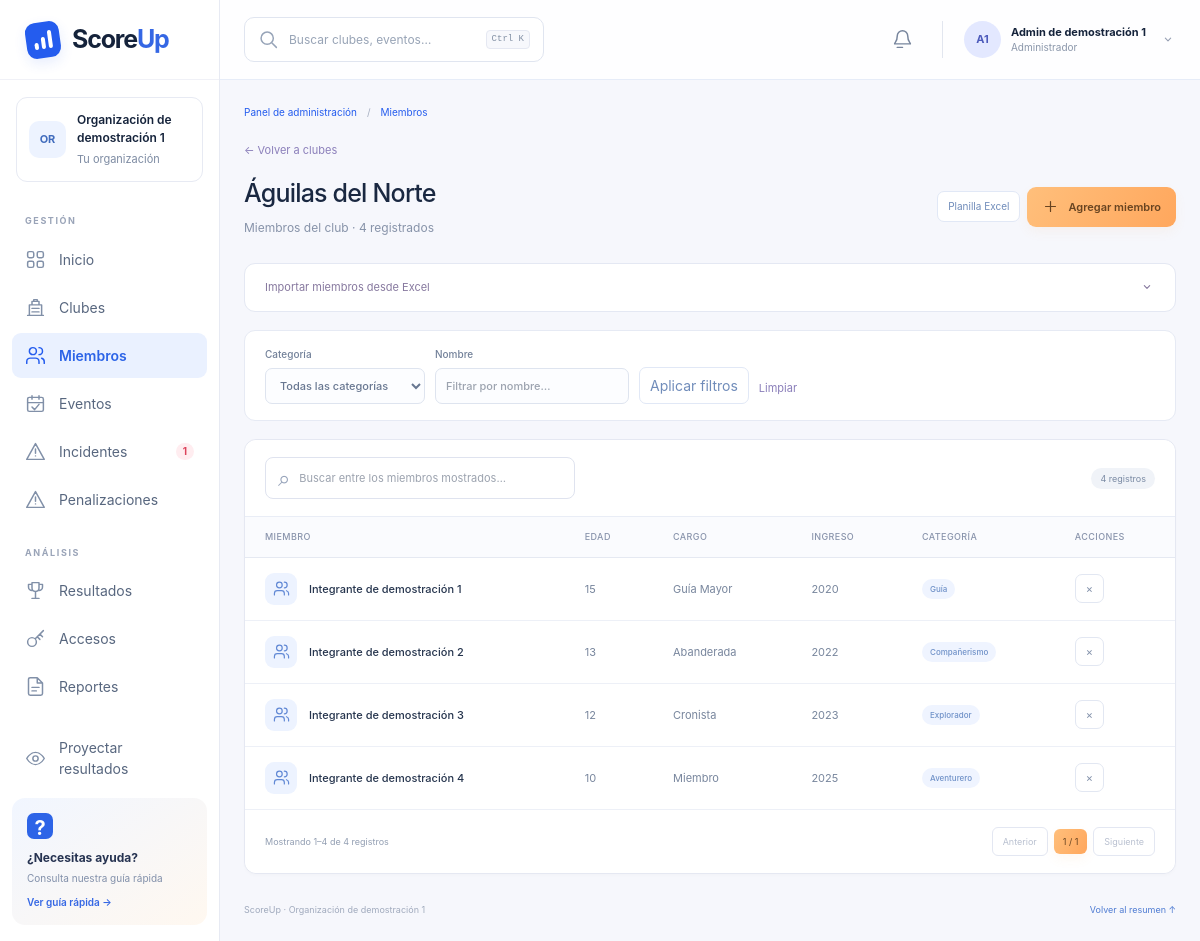
The app's page /admin/clubes/club-2/miembros (signed in) with its own data.
### tables this page shows
CREATE TABLE organizaciones (
    id TEXT PRIMARY KEY, nombre TEXT NOT NULL, fecha_creacion TEXT
);

CREATE TABLE users (
    id TEXT PRIMARY KEY, organizacion_id TEXT NOT NULL, nombre TEXT NOT NULL,
    username TEXT NOT NULL, password TEXT NOT NULL, rol TEXT NOT NULL,
    evento_id TEXT, club_id TEXT
);

CREATE TABLE clubs (
    id TEXT PRIMARY KEY, nombre TEXT NOT NULL, organizacion_id TEXT NOT NULL,
    miembros TEXT NOT NULL
);

### app.py (the view)
@app.route("/admin/clubes/<club_id>/miembros", methods=["GET"])
def admin_club_miembros(club_id):
    user = require_rol("admin")
    club = find(DB, "clubs", "id", club_id)
    if not club or club.organizacion_id != user.organizacion_id:
        abort(404)
    q = request.args.get("q", "").strip().lower()
    cat = request.args.get("cat", "")
    lista = club.miembros
    if q:
        lista = [m for m in lista if q in m.nombre.lower()]
    if cat:
        lista = [m for m in lista if m.categoria == cat]
    return render_template("admin/club_miembros.html", user=user, db=db_org(user), club=club,
                           lista=lista, fmt_fecha=fmt_fecha)

### app.py (called while the page is built, shortened)
@app.before_request
def _abrir_transaccion():
    global DB
    _db_lock.acquire()
    g.db_locked = True
    g.connection = persist.connect()
    g.connection.execute("BEGIN IMMEDIATE" if request.method == "POST" else "BEGIN")
    DB = persist.load(g.connection)
    user = current_user()
    if request.path.startswith(("/admin", "/staff")) or request.path == "/director":
        if user is None:
            return redirect(url_for("login"))

@app.after_request
def _confirmar_transaccion(response):
    conn = g.get("connection")
    if conn is not None:
        if request.method == "POST" and response.status_code < 400:
            persist.save(DB, conn)
            conn.commit()
        else:
            conn.rollback()
    response.headers["X-Content-Type-Options"] = "nosniff"
    response.headers["Referrer-Policy"] = "same-origin"
    response.headers["Cache-Control"] = "no-store"
    return response

@app.teardown_request
def _cerrar_transaccion(exc=None):
    conn = g.pop("connection", None)
    if conn is not None:
        conn.rollback()
        conn.close()
    if g.pop("db_locked", False):
        _db_lock.release()

def _eventos_org(user):
    return [e for e in DB["eventos"] if e.organizacion_id == user.organizacion_id]

def _clubs_org(user):
    return [c for c in DB["clubs"] if c.organizacion_id == user.organizacion_id]

def current_user():
    uid = session.get("user_id")
    if not uid:
        return None
    return find(DB, "users", "id", uid)

def require_rol(*roles):
    user = current_user()
    if user is None:
        return redirect(url_for("login"))
    if user.rol not in roles:
        abort(403)
    return user

@app.before_request
def _proteger_uploads_antiguos():
    if request.path.startswith("/static/uploads/"):
        return evidencia(request.path.rsplit("/", 1)[-1])

### calc.py (called while the page is built)
def find(db, kind, key, value):
    for item in db[kind]:
        if getattr(item, key) == value:
            return item
    return None

### persist.py (called while the page is built)
def connect():
    conn = sqlite3.connect(DB_PATH, timeout=30)
    conn.row_factory = sqlite3.Row
    return conn

def _hash_pw(password):
    if password and password.startswith(("scrypt:", "pbkdf2:")):
        return password
    return generate_password_hash(password or "")

### templates/admin/club_miembros.html (shortened to what this page needs)
{% extends 'admin/layout.html' %}
{% from 'admin/icons.html' import icon %}
{% set active = 'miembros' %}
{% block content %}
<a href="{{ url_for('admin_clubes') }}" class="mg-back">← Volver a clubes</a>
<div class="mg-page-heading"><div><h1>{{ club.nombre }}</h1><p>Miembros del club · {{ club.miembros|length }} registrados</p></div><div class="mg-row-actions"><a class="mg-small-button" href="{{ url_for('plantilla_miembros') }}">Planilla Excel</a><details class="mg-create"><summary class="admin-button">{{ icon('plus') }} Agregar miembro</summary></details></div></div>
<details class="mg-import"><summary>Importar miembros desde Excel {{ icon('chevron') }}</summary></details>
<form method="get" class="mg-filter-bar"><label>Categoría<select name="cat"><option value="">Todas las categorías</option>{% for c in ['Aventurero','Explorador','Compañerismo','Guía'] %}<option value="{{ c }}" {% if request.args.get('cat') == c %}selected{% endif %}>{{ c }}</option>{% endfor %}</select></label><label>Nombre<input name="q" value="{{ request.args.get('q','') }}" placeholder="Filtrar por nombre…"></label><button class="mg-small-button" type="submit">Aplicar filtros</button><a class="mg-back" href="{{ url_for('admin_club_miembros',club_id=club.id) }}">Limpiar</a></form>
<section class="mg-table-card"><div class="mg-table-scroll"><table class="mg-table" data-search-label="Buscar entre los miembros mostrados…"><thead><tr><th>Miembro</th><th>Edad</th><th>Cargo</th><th>Ingreso</th><th>Categoría</th><th>Acciones</th></tr></thead><tbody>{% for m in lista %}<tr><td><div class="mg-entity"><span class="mg-entity-icon">{{ icon('miembros') }}</span><strong>{{ m.nombre }}</strong></div></td><td>{{ m.edad if m.edad is not none else '—' }}</td><td>{{ m.cargo or 'Miembro' }}</td><td>{{ m.anio_ingreso or '—' }}</td><td><span class="mg-badge">{{ m.categoria }}</span></td><td><form method="post" action="{{ url_for('admin_club_miembro_eliminar',club_id=club.id,miembro_id=m.id) }}" data-confirm="¿Quitar a {{ m.nombre }} del club?"><input type="hidden" name="csrf_token" value="{{ csrf_token() }}"><button class="mg-icon-button is-danger" type="submit" aria-label="Eliminar {{ m.nombre }}" title="Eliminar miembro">×</button></form></td></tr>{% endfor %}</tbody></table></div>{% if not lista %}<div class="mg-empty">No hay miembros que coincidan con los filtros.</div>{% endif %}</section>
{% endblock %}

### templates/admin/layout.html (shortened to what this page needs)
{% from 'admin/icons.html' import icon %}
<!doctype html>
<html lang="es">
<head>
  <link rel="stylesheet" href="{{ url_for('static', filename='admin-utilities.css') }}">
  <link rel="stylesheet" href="{{ url_for('static', filename='admin.css') }}">
  <link rel="stylesheet" href="{{ url_for('static', filename='admin-management.css') }}">
  <link rel="stylesheet" href="{{ url_for('static', filename='panel-theme.css') }}">
  <link rel="stylesheet" href="{{ url_for('static', filename='mobile-panels.css') }}">
</head>
<body class="admin-shell" data-panel-theme>
  <aside class="admin-sidebar" id="admin-sidebar">
    <a class="admin-brand" href="{{ url_for('panel_admin') }}"><span class="admin-brand-icon"><i></i><i></i><i></i></span><span>Score<span>Up</span></span></a>
    <div class="admin-org"><span class="admin-avatar">{{ admin_shell.organizacion.nombre[:2]|upper }}</span><div><strong>{{ admin_shell.organizacion.nombre }}</strong><small>Tu organización</small></div></div>
    <nav aria-label="Administración">
      {% for grupo, items in [('GESTIÓN',[('dashboard','Inicio'),('clubes','Clubes'),('miembros','Miembros'),('eventos','Eventos'),('incidentes','Incidentes'),('penalizaciones','Penalizaciones')]),('ANÁLISIS',[('resultados','Resultados'),('usuarios','Accesos'),('reportes','Reportes')])] %}
      <p class="admin-nav-label">{{ grupo }}</p>
      {% for key, label in items %}<a class="admin-nav-link {{ 'is-active' if active == key else '' }}" href="{{ url_for('panel_admin' if key == 'dashboard' else 'admin_' ~ key) }}" {% if active == key %}aria-current="page"{% endif %}>{{ icon(key) }}<span>{{ label }}</span>{% if key == 'incidentes' and admin_shell.incidentes_abiertos %}<b class="admin-nav-count is-red">{{ admin_shell.incidentes_abiertos }}</b>{% elif key == 'reportes' and correcciones_pendientes %}<b class="admin-nav-count">{{ correcciones_pendientes }}</b>{% endif %}</a>{% endfor %}
      {% endfor %}
      <a class="admin-nav-link admin-projector" href="{{ url_for('admin_mostrar_resultado') }}">{{ icon('eye') }}<span>Proyectar resultados</span></a>
    </nav>
    <details class="admin-help"><summary><span>?</span><strong>¿Necesitas ayuda?</strong><small>Consulta nuestra guía rápida</small><b>Ver guía rápida →</b></summary></details>
  </aside>
  <div class="admin-workspace">
    <header class="admin-topbar">
      <div class="admin-search" role="search">{{ icon('search') }}<input id="admin-search-input" type="search" placeholder="Buscar clubes, eventos…" autocomplete="off" aria-controls="admin-search-results" aria-expanded="false"><kbd>Ctrl K</kbd></div>
      <div class="admin-topbar-right"><a class="admin-notifications" href="{{ url_for('admin_reportes', tipo='correcciones') }}" aria-label="Correcciones pendientes: {{ correcciones_pendientes }}">{{ icon('bell') }}{% if correcciones_pendientes %}<b>{{ correcciones_pendientes }}</b>{% endif %}</a><details class="admin-user-menu"><summary><span class="admin-avatar">{{ user.nombre[0]|upper }}{{ user.nombre.split()[-1][0]|upper if user.nombre.split()|length > 1 else '' }}</span><span><strong>{{ user.nombre }}</strong><small>Administrador</small></span>{{ icon('chevron') }}</summary><div><p>Sesión de administrador</p><a href="{{ url_for('logout') }}">Cerrar sesión →</a></div></details></div>
    </header>
    <main class="admin-main">
      <div class="admin-breadcrumb"><a href="{{ url_for('panel_admin') }}">Panel de administración</a><span>/</span><span>{{ {'dashboard':'Inicio','clubes':'Clubes','miembros':'Miembros','eventos':'Eventos','incidentes':'Incidentes','penalizaciones':'Penalizaciones','usuarios':'Accesos','resultados':'Resultados','reportes':'Reportes'}.get(active, 'Gestión') }}</span></div>
      <div class="{{ 'admin-management' if active != 'dashboard' else '' }}">{% block content %}{% endblock %}</div>
      {% if active != 'dashboard' %}<footer class="admin-management-footer"><span>ScoreUp · {{ admin_shell.organizacion.nombre }}</span><a href="{{ url_for('panel_admin') }}">Volver al resumen ↑</a></footer>{% endif %}
    </main>
  </div>
</body>
</html>

### static/admin-utilities.css (style rules this page uses)
*,:after,:before { --tw-border-spacing-x:0;--tw-border-spacing-y:0;--tw-translate-x:0;--tw-translate-y:0;--tw-rotate:0;--tw-skew-x:0;--tw-skew-y:0;--tw-scale-x:1;--tw-scale-y:1;--tw-pan-x: ;--tw-pan-y: ;--tw-pinch-zoom: ;--tw-scroll-snap-strictness:proximity;--tw-gradient-from-position: ;--tw-gradient-via-position: ;--tw-gradient-to-position: ;--tw-ordinal: ;--tw-slashed-zero: ;--tw-numeric-figure: ;--tw-numeric-spacing: ;--tw-numeric-fraction: ;--tw-ring-inset: ;--tw-ring-offset-width:0px;--tw-ring-offset-color:#fff;--tw-ring-color:rgba(59,130,246,.5);--tw-ring-offset-shadow:0 0 #0000;--tw-ring-shadow:0 0 #0000;--tw-shadow:0 0 #0000;--tw-shadow-colored:0 0 #0000;--tw-blur: ;--tw-brightness: ;--tw-contrast: ;--tw-grayscale: ;--tw-hue-rotate: ;--tw-invert: ;--tw-saturate: ;--tw-sepia: ;--tw-drop-shadow: ;--tw-backdrop-blur: ;--tw-backdrop-brightness: ;--tw-backdrop-contrast: ;--tw-backdrop-grayscale: ;--tw-backdrop-hue-rotate: ;--tw-backdrop-invert: ;--tw-backdrop-opacity: ;--tw-backdrop-saturate: ;--tw-backdrop-sepia: ;--tw-contain-size: ;--tw-contain-layout: ;--tw-contain-paint: ;--tw-contain-style: }
*,:after,:before { box-sizing:border-box;border:0 solid #e5e7eb }
:after,:before { --tw-content:"" }
:host,html { line-height:1.5;-webkit-text-size-adjust:100%;-moz-tab-size:4;-o-tab-size:4;tab-size:4;font-family:ui-sans-serif,system-ui,sans-serif,Apple Color Emoji,Segoe UI Emoji,Segoe UI Symbol,Noto Color Emoji;font-feature-settings:normal;font-variation-settings:normal;-webkit-tap-highlight-color:transparent }
body { margin:0;line-height:inherit }
h1,h2,h3,h4,h5,h6 { font-size:inherit;font-weight:inherit }
a { color:inherit;text-decoration:inherit }
b,strong { font-weight:bolder }
code,kbd,pre,samp { font-family:ui-monospace,SFMono-Regular,Menlo,Monaco,Consolas,Liberation Mono,Courier New,monospace;font-feature-settings:normal;font-variation-settings:normal;font-size:1em }
small { font-size:80% }
table { text-indent:0;border-color:inherit;border-collapse:collapse }
button,input,optgroup,select,textarea { font-family:inherit;font-feature-settings:inherit;font-variation-settings:inherit;font-size:100%;font-weight:inherit;line-height:inherit;letter-spacing:inherit;color:inherit;margin:0;padding:0 }
button,select { text-transform:none }
button,input:where([type=button]),input:where([type=reset]),input:where([type=submit]) { -webkit-appearance:button;background-color:transparent;background-image:none }
[type=search] { -webkit-appearance:textfield;outline-offset:-2px }
summary { display:list-item }
blockquote,dd,dl,figure,h1,h2,h3,h4,h5,h6,hr,p,pre { margin:0 }
input::placeholder,textarea::placeholder { opacity:1;color:#9ca3af }
[role=button],button { cursor:pointer }

### static/panel-theme.css (style rules this page uses)
:root { --panel-blue:#245cee; --panel-blue-dark:#214fcf; --panel-orange:#ffb16a; --panel-soft:#eef4ff; --panel-scroll:0%; }
[data-panel-theme]::before { content:""; position:fixed; top:0; left:0; width:var(--panel-scroll); height:3px; background:linear-gradient(90deg,#ffca91,#ffab61); z-index:90; pointer-events:none; }
.admin-shell { --admin-purple:#245cee; background:#f5f8ff; }
.staff-logo,.admin-brand-icon { background:#245cee; box-shadow:0 5px 13px #245cee1c; }
.staff-nav a.is-active,.admin-nav-link.is-active { background:#eaf1ff; color:#2c64e7; }
.staff-avatar,.admin-avatar { background:#edf3ff; color:#416cbd; }
.staff-sidebar-note,.admin-help { background:linear-gradient(145deg,#f1f6ff,#fff8f0); border-color:#e4ebfb; }
.admin-help summary>span { background:#2d64e7; }
.admin-help b,.admin-brand>span>span { color:#3567e4; }
.staff-topbar,.admin-topbar { background:#ffffffee; border-color:#e6ecf8; }
.staff-button:not(.is-secondary):not(.is-rose):not(.is-amber),.admin-button:not(.is-secondary),.mg-current-page { background:linear-gradient(120deg,#ffbf7b,#ffa75d)!important; color:#684421!important; border-color:#ffba77; box-shadow:0 5px 12px #ef9b4b12; }
.admin-management .text-cyan-700,.admin-shell .text-cyan-700,.admin-management-footer a { color:#4e7bd2; }
.mg-badge { background:#eff4ff; color:#6f91c8; }
.mg-entity-icon { background:#edf3ff; color:#6289d5; }
.mg-small-button { color:#708cba; border-color:#e1e8f6; }
.admin-main,.staff-main { scroll-behavior:smooth; }

### records on screen
organizaciones: organizacion "OR", organizacion.nombre "Organización de demostración 1"
users: nombre "A", nombre.split|length "1", nombre "Admin de demostración 1"
clubs: nombre "Águilas del Norte"

### other values on screen
{{ grupo }} "GESTIÓN" "ANÁLISIS"
{{ label }} "Inicio" "Clubes" "Miembros" "Eventos" "Incidentes" "Penalizaciones" "Resultados" "Accesos" "Reportes"
{{ admin_shell.incidentes_abiertos }} "1"
{{ club.miembros|length }} "4"
{{ m.nombre }} "Integrante de demostración 1" "Integrante de demostración 2" "Integrante de demostración 3" "Integrante de demostración 4"
{{ m.edad if m.edad is not none else '—' }} "15" "13" "12" "10"
{{ m.cargo or 'Miembro' }} "Guía Mayor" "Abanderada" "Cronista" "Miembro"
{{ m.anio_ingreso or '—' }} "2020" "2022" "2023" "2025"
{{ m.categoria }} "Guía" "Compañerismo" "Explorador" "Aventurero"
